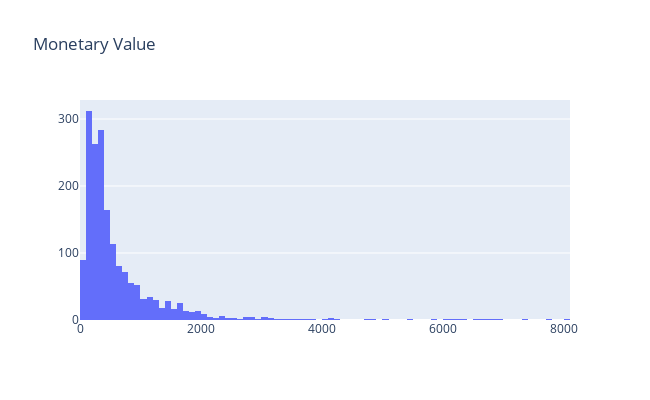

Write notebook code for a chart like this one.
### Code cell
configure_plotly_browser_state()

#plot the Revenue Histogram
trace_data = [go.Histogram(x=uk_user.query('Revenue < 10000')['Revenue'])]   
plot_layout = go.Layout( title='Monetary Value', width = 650, height = 400)
    
fig = go.Figure(data=trace_data, layout=plot_layout)
iplot(fig)

### Figure 1 — Plotly figure (JSON) as saved in the notebook; plotly's stock layout.template omitted (floating-point values rounded to 4 significant figures; data arrays with more than 128 entries replaced by an {"elided": "..."} marker saying what was removed)
{"data": [{"x": {"elided": "1792 float values"}, "type": "histogram"}], "layout": {"width": 650, "title": {"text": "Monetary Value"}, "height": 400}}
